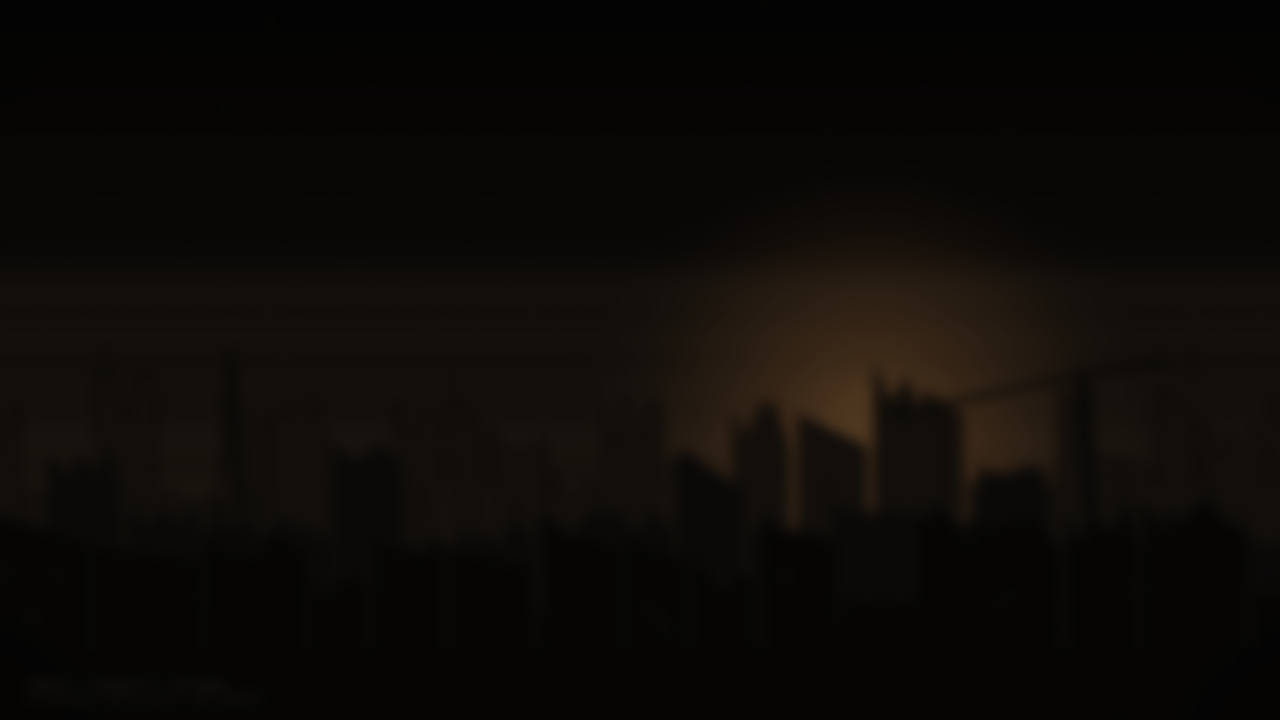
#> input picture wallpapers/ashfall-lock.png, 3840 x 2160 px (shown at 1/3 size)
$ python mockup.py ../wallpapers/ashfall-lock.png out.png
#> lines starting #> are read from the running program, lines starting #| are printed output that depends on the picture
#!/usr/bin/env python3
import sys
from PIL import Image, ImageDraw, ImageFont, ImageFilter
W, H = 1920, 1080
wp = Image.open(sys.argv[1]).resize((W, H)).convert("RGBA")
out = sys.argv[2]
F = lambda s, b=False: ImageFont.truetype("DejaVuSansMono-Bold.ttf" if b else "DejaVuSansMono.ttf", s)
C = dict(ash=(12,11,9), soot=(20,18,15), char=(29,26,22), slag=(42,38,32), grit=(74,68,58),
         dust=(110,102,87), bone=(168,159,140), bright=(194,184,163), rust=(139,90,60),
         ochre=(154,131,72), moss=(93,106,72), blood=(122,51,41), steel=(85,98,112))
img = wp.copy()
d = ImageDraw.Draw(img)

def shadow(box, r=24):
    sh = Image.new("RGBA", (W, H), (0,0,0,0))
    ImageDraw.Draw(sh).rectangle([box[0]-4, box[1]+2, box[2]+4, box[3]+10], fill=(0,0,0,190))
    return sh.filter(ImageFilter.GaussianBlur(r))

# bar
bx0, by0, bx1, by1 = 10, 6, W-10, 34
ov = Image.new("RGBA", (W, H), (0,0,0,0)); od = ImageDraw.Draw(ov)
#> after `ov = Image.new('RGBA', (W, H), (0, 0, 0, 0))`: ov: PIL image 1920x1080 RGBA; every value is 0
od.rectangle([bx0,by0,bx1,by1], fill=C['soot']+(235,), outline=C['slag'])
od.rectangle([bx0,by1-1,bx1,by1+1], fill=C['rust'])
img = Image.alpha_composite(img, ov); d = ImageDraw.Draw(img)
f = F(13, True); fr = F(13)
d.rectangle([bx0,by0,bx0+118,by1-2], fill=C['rust']); d.text((bx0+12,by0+6), "☢ ASHFALL", font=f, fill=C['ash'])
x = bx0+128
for name, act in [("RECON",0),("WEB",0),("PWN",1),("REV",0),("INTEL",0)]:
    w = d.textlength(name, font=f)+20
    if act:
        d.rectangle([x,by0+1,x+w,by1-2], fill=C['char']); d.rectangle([x,by1-3,x+w,by1-2], fill=C['ochre'])
    d.text((x+10,by0+6), name, font=f, fill=C['bone'] if act else C['dust'])
    x += w
#> this loop made 5 passes
#> (w, x) on passes 1 to 5: (66.28, 204.3), (50, 254.3), (50.42, 304.7), (46.14, 350.8), (56.95, 407.8)
#> after the loop, x = 407.8
d.text((x+12,by0+6), "// solve.py — nvim", font=fr, fill=C['dust'])
clk = "23:41  ·  Thu 05 Nov"; d.text(((W-d.textlength(clk,font=f))/2, by0+6), clk, font=f, fill=C['bone'])
right = [("VPN 10.10.14.37",'vpn'),("NET 192.168.1.23",0),("CPU  9%",0),("MEM 31%",0),("47°",0),("VOL 60%",0),("BAT 82%",0),("⏻",'pw')]
x = bx1
for t, k in reversed(right):
    w = d.textlength(t, font=f)+20; x -= w
    if k == 'vpn': d.rectangle([x,by0+1,x+w,by1-2], fill=C['moss'])
    d.line([x,by0+1,x,by1-2], fill=C['slag'])
    d.text((x+10,by0+6), t, font=f, fill=C['ash'] if k=='vpn' else (C['rust'] if k=='pw' else C['dust']))
#> this loop made 8 passes
#> (w, x) on passes 1 to 8: (27.8, 1882.2), (77.75, 1804.5), (79.16, 1725.3), (43.03, 1682.3), (83.67, 1598.6), (75.31, 1523.3), (136.8, 1386.5), (129.1, 1257.4)
#> after the loop, x = 1257.4

def window(box, lines, active, title=None, tabs=None):
#> called with box = (14, 48, 955, 1066), active = False
    global img, d
    img = Image.alpha_composite(img, shadow(box))
#> in shadow, `return sh.filter(ImageFilter.GaussianBlur(r))`:
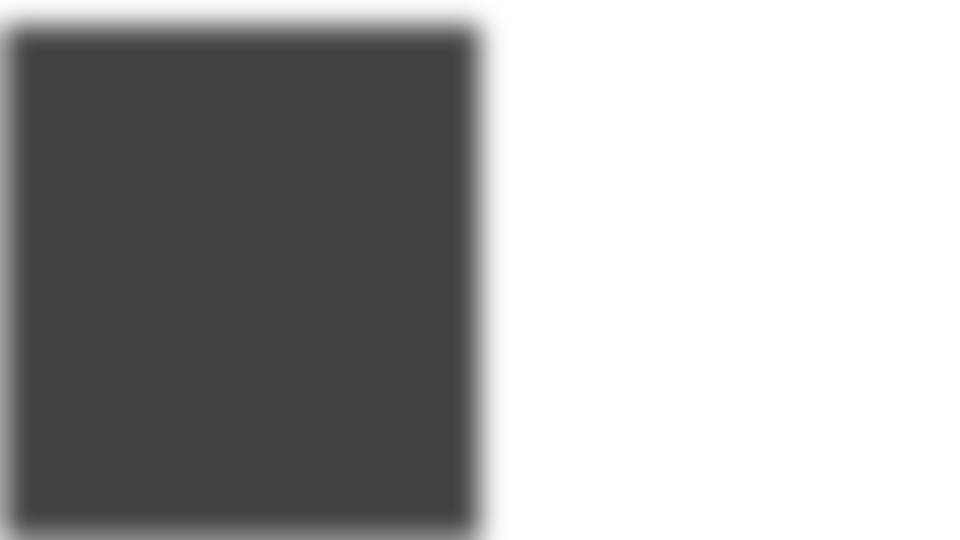
#> returned value: PIL image 1920x1080 RGBA (shown at 1/2 size); mean R, G, B, A 0, 0, 0, 88.5; transparent parts drawn white
    ov = Image.new("RGBA", (W, H), (0,0,0,0)); od = ImageDraw.Draw(ov)
    od.rectangle(box, fill=C['ash']+(240 if active else 225,))
    img = Image.alpha_composite(img, ov); d = ImageDraw.Draw(img)
    col = C['rust'] if active else (36,33,28)
    d.rectangle([box[0]-2,box[1]-2,box[2]+2,box[3]+2], outline=col, width=2)
    y = box[1]+14
    if tabs:
        tx = box[0]+12
        for i,t in enumerate(tabs):
            w = d.textlength(t, font=F(12,True))+16
            if i==0: d.rectangle([tx,y-4,tx+w,y+14], fill=C['rust'])
            d.text((tx+8,y-2), t, font=F(12,True), fill=C['ash'] if i==0 else C['dust']); tx += w+14
#> this loop made 3 passes
#> (w, tx) on passes 1 to 3: (68.31, 108.3), (50.56, 172.9), (41.89, 228.8)
#> after the loop, tx = 228.8
        y += 26
    for segs in lines:
        x = box[0]+14
        for txt, c in segs:
            d.text((x,y), txt, font=F(14), fill=C[c] if not active else C[c])
            x += d.textlength(txt, font=F(14))
        y += 21
#> after the loop, y = 445

g = 10; top = 34+g+4
L = (14, top, 14+int((W-28-g)*0.5), H-14)
R1 = (L[2]+g+4, top, W-14, top+int((H-top-14-g)*0.55))
R2 = (L[2]+g+4, R1[3]+g+4, W-14, H-14)

window(L, [
 [("┌─","grit"),("vidhush","rust"),("@ashfall ","dust"),("~/ctf/current ","bone"),("vpn:10.10.14.37","moss")],
 [("└─","grit"),("❯ ","ochre"),("checksec --file=files/chall","bone")],
 [("    Arch:       amd64-64-little","bone")],
 [("    RELRO:      ","bone"),("Partial RELRO","ochre")],
 [("    Stack:      ","bone"),("No canary found","blood")],
 [("    NX:         ","bone"),("NX enabled","moss")],
 [("    PIE:        ","bone"),("No PIE (0x400000)","blood")],
 [("",'bone')],
 [("┌─","grit"),("vidhush","rust"),("@ashfall ","dust"),("~/ctf/current ","bone"),("vpn:10.10.14.37","moss")],
 [("└─","grit"),("❯ ","ochre"),("python3 solve.py REMOTE HOST=10.129.42.7 PORT=31337","bone")],
 [("[+] ","moss"),("Opening connection to 10.129.42.7 on port 31337: Done","bone")],
 [("[*] ","steel"),("leak: puts@libc = 0x7f3a1c280e50","bone")],
 [("[*] ","steel"),("libc base       = 0x7f3a1c200000","bone")],
 [("[*] ","steel"),("Switching to interactive mode","bone")],
 [("$ ","ochre"),("cat flag.txt","bone")],
 [("HTB{4sh_f4lls_0n_th3_st4ck}","ochre")],
 [("$ ","ochre"),("█","ochre")],
], False, tabs=["1:exploit","2:gdb","3:nc"])

window(R1, [
 [("pwndbg> ","rust"),("cyclic -l 0x6161616c","bone")],
 [("Finding cyclic pattern of 8 bytes: b'laaaaaaa' (hex: 0x6c61616161616161)","dust")],
 [("Found at offset ","bone"),("40","ochre")],
 [("pwndbg> ","rust"),("x/6gx $rsp","bone")],
 [("0x7ffd3e1c8a18:  ","steel"),("0x00000000004011c3  0x0000000000404018","bone")],
 [("0x7ffd3e1c8a28:  ","steel"),("0x0000000000401030  0x0000000000401156","bone")],
 [("pwndbg> ","rust"),("rop --grep 'pop rdi'","bone")],
 [("0x00000000004011c3: pop rdi; ret;","moss")],
], True, tabs=["pwndbg"])
#> call 2 of window, with box = (969, 48, 1906, 602), active = True
#> call 2 of shadow, with box = (969, 48, 1906, 602), r = 24
#> in shadow (call 2), `return sh.filter(ImageFilter.GaussianBlur(r))`:
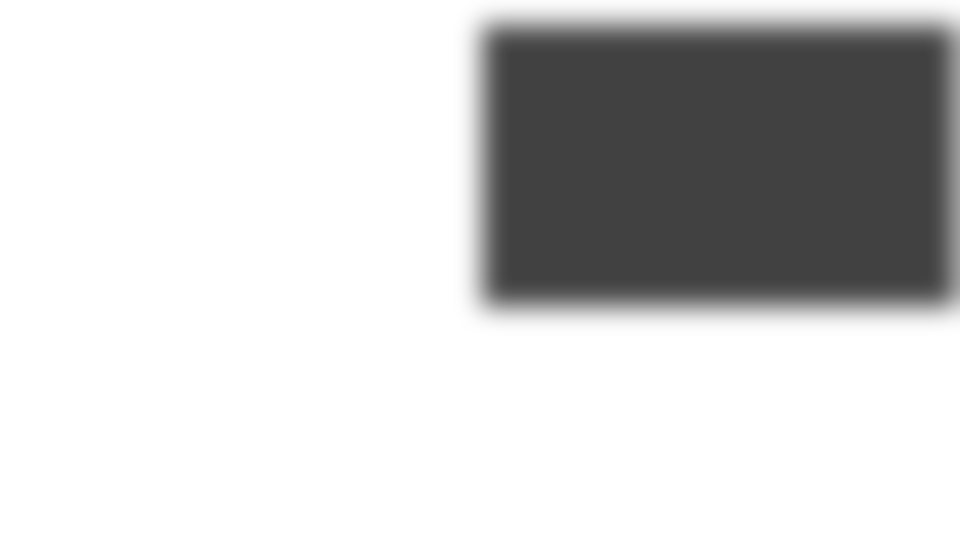
#> returned value: PIL image 1920x1080 RGBA (shown at 1/2 size); mean R, G, B, A 0, 0, 0, 48.6; transparent parts drawn white
#> in window (call 2), `img = Image.alpha_composite(img, shadow(box))`:
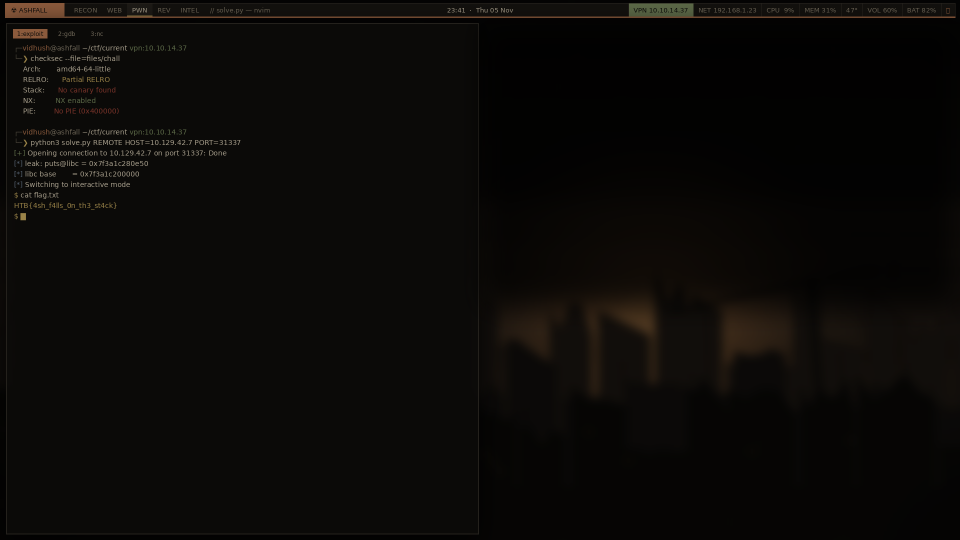
#> img: PIL image 1920x1080 RGBA (shown at 1/2 size); mean R, G, B, A 11.1, 9.5, 7.3, 255
#> the loop in window (call 2), `for i,t in enumerate(tabs):` made 1 pass
#> (w, tx) on pass 1: (63.92, 1058.9)
#> after the loop in window (call 2), `for i,t in enumerate(tabs):`: tx = 1058.9
#> after the loop in window (call 2), `for segs in lines:`: y = 256

window(R2, [
 [("# Ret 2 Wasteland   [pwn]  —  HTB Uni 2026","ochre")],
 [("",'bone')],
 [("## Recon / observations","rust")],
 [("- no canary, no PIE → ret2libc via puts leak","bone")],
 [("- offset 40, pop rdi @ 0x4011c3","bone")],
 [("",'bone')],
 [("## Flag","rust")],
 [("HTB{4sh_f4lls_0n_th3_st4ck}","bone")],
], False, tabs=["notes.md"])
#> call 3 of window, with box = (969, 616, 1906, 1066), active = False
#> call 3 of shadow, with box = (969, 616, 1906, 1066), r = 24
#> in shadow (call 3), `ImageDraw.Draw(sh).rectangle([box[0]-4, box[1]+2, box[2]+4, box[3]+10]..`:
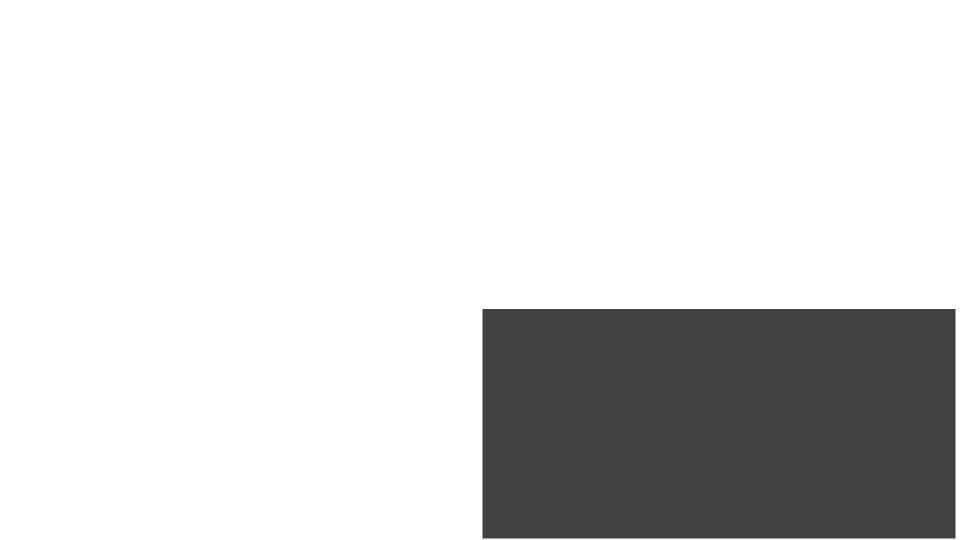
#> sh: PIL image 1920x1080 RGBA (shown at 1/2 size); mean R, G, B, A 0, 0, 0, 39.8; transparent parts drawn white
#> in shadow (call 3), `return sh.filter(ImageFilter.GaussianBlur(r))`:
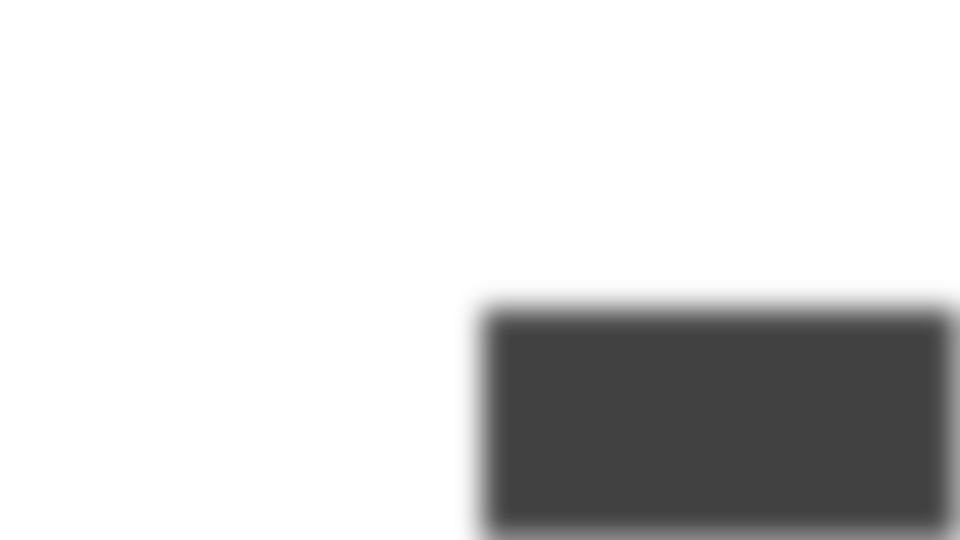
#> returned value: PIL image 1920x1080 RGBA (shown at 1/2 size); mean R, G, B, A 0, 0, 0, 39.1; transparent parts drawn white
#> in window (call 3), `img = Image.alpha_composite(img, shadow(box))`:
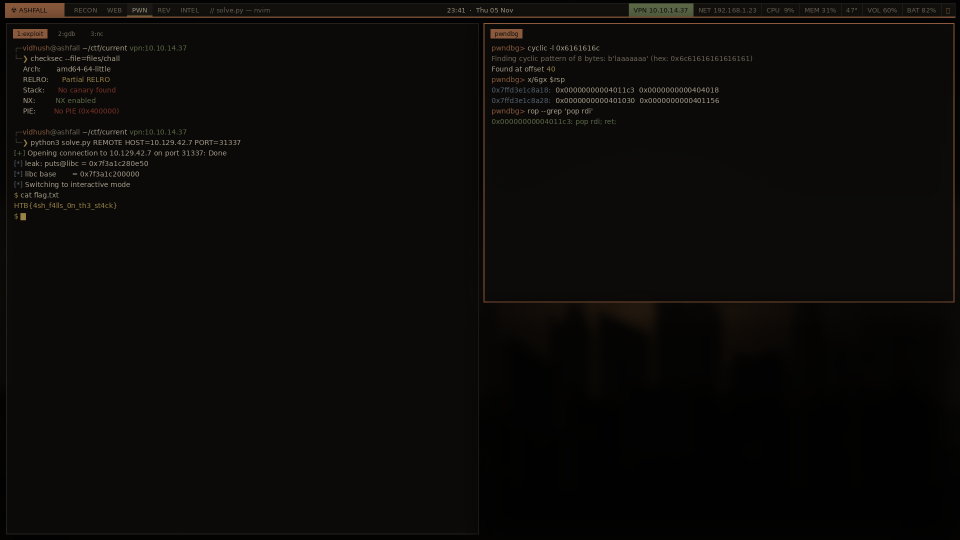
#> img: PIL image 1920x1080 RGBA (shown at 1/2 size); mean R, G, B, A 11.8, 10.4, 8.4, 255
#> the loop in window (call 3), `for i,t in enumerate(tabs):` made 1 pass
#> (w, tx) on pass 1: (72.42, 1067.4)
#> after the loop in window (call 3), `for i,t in enumerate(tabs):`: tx = 1067.4
#> after the loop in window (call 3), `for segs in lines:`: y = 824

# notification
nb = (W-14-380, top+12, W-14-12, top+12+70)
ov = Image.new("RGBA", (W, H), (0,0,0,0)); od = ImageDraw.Draw(ov)
od.rectangle(nb, fill=C['soot']+(245,), outline=C['ochre'], width=2)
img = Image.alpha_composite(img, ov); d = ImageDraw.Draw(img)
d.text((nb[0]+14, nb[1]+12), "flag secured", font=F(14,True), fill=C['bright'])
d.text((nb[0]+14, nb[1]+36), "HTB{4sh_f4lls_0n_th3_st4ck}", font=F(13), fill=C['bone'])
img.convert("RGB").save(out)
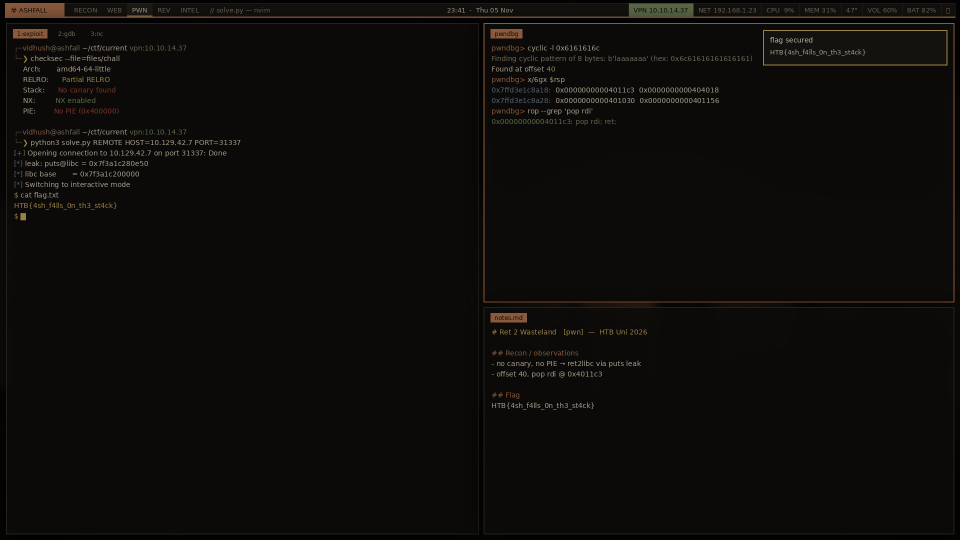
#> saved as out.png: PIL image 1920x1080 RGB (shown at 1/2 size); mean R, G, B 13.9, 12.4, 10
print("ok")
